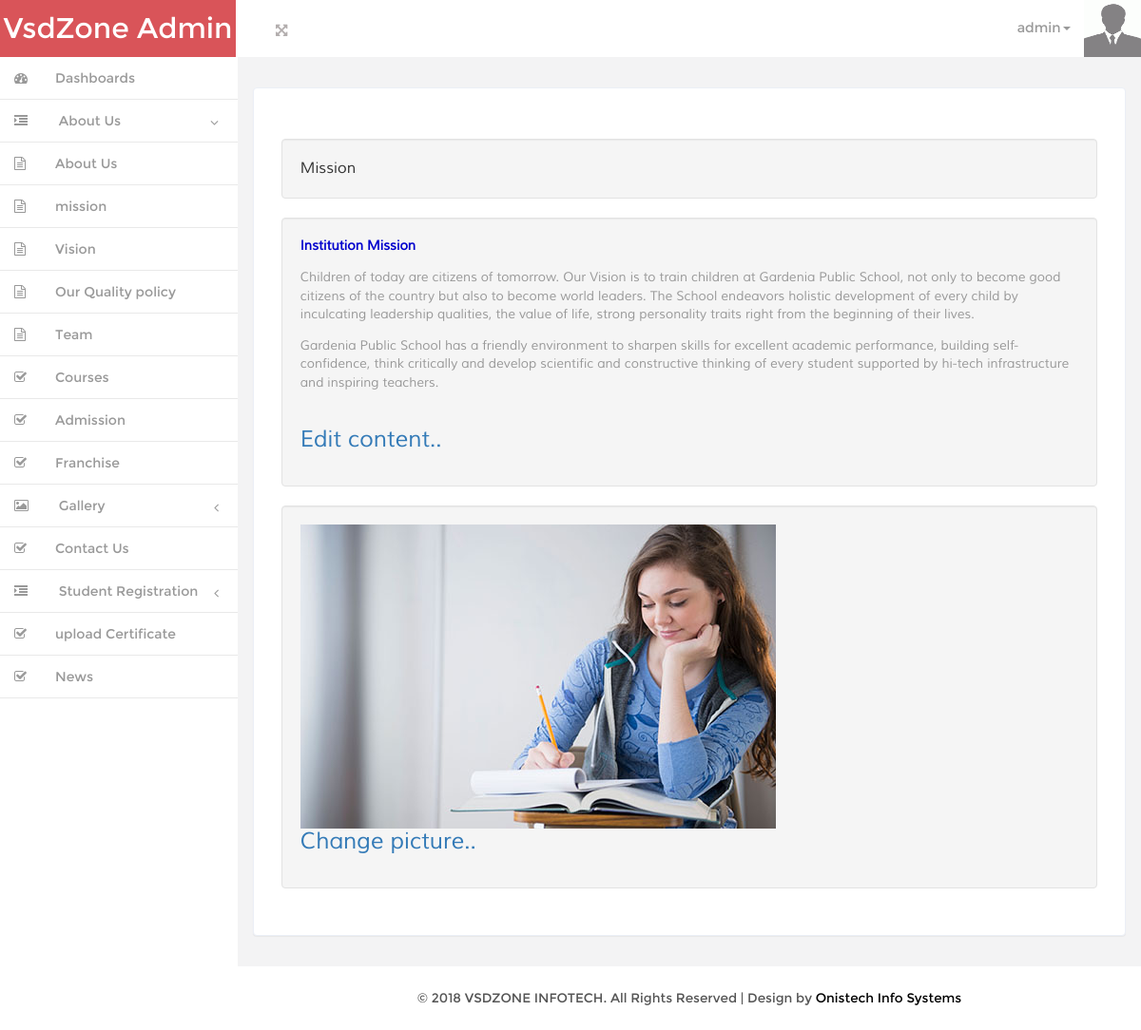
/theme/wpanel/mission.php (signed in), run on the app's committed database.
### tables this page shows
CREATE TABLE `view` (
  `view_id` int(11) NOT NULL,
  `menu_id` int(11) NOT NULL,
  `view_name` varchar(100) NOT NULL,
  `view_image` text NOT NULL,
  `view_description` text NOT NULL,
  `time` datetime NOT NULL
);

### theme/wpanel/mission.php (the view, shortened to what this page needs)
<?php
if(isset($_SESSION["email"])!=''){
include 'layout.php';
head();
sidebar();
$q="SELECT * FROM `view` WHERE `view_id`='2'";
$run=mysql_query($q);
while($row=mysql_fetch_assoc($run)){
	$id=$row['view_id'];
	$view_name=$row['view_name'];
	$view_description=$row['view_description'];
	$view_image=$row['view_image'];
?>
<div class="grid_3 grid_5">
     <div class="but_list">
       <div class="well">
        <?php echo "$view_name"; ?>
       </div>
       <div class="well">
       <?php echo "$view_description"; ?>
       </br><h3><a href="edit_about.php?id=<?php echo $id;?>"  >Edit content..</a></h3>
       </div>
       <div class="well">
       <img src="viewpic\<?php echo "$view_image"; ?>" />
       </br><h3><a href="edit_picture.php?id=<?php echo $id;?>"  >Change picture..</a></h3>
       </div>
  </div>
</div>
<?php
footer();
}
}else {
	header('location:signin.php');
}
?>

### theme/wpanel/layout.php (shortened to what this page needs)
<?php
function head(){
?><!DOCTYPE HTML>
<html>
<head>
<link href="css/bootstrap.min.css" rel='stylesheet' type='text/css' />
<link href="css/style.css" rel='stylesheet' type='text/css' />
<link href="css/font-awesome.css" rel="stylesheet">
<link href="css/custom.css" rel="stylesheet">
</head>
<body >
<div id="wrapper">
        <nav class="navbar-default navbar-static-top" role="navigation">
             <div class="navbar-header">
               <h1> <a class="navbar-brand" href="index.php">VsdZone Admin</a></h1>
			   </div>
			 <div class=" border-bottom">
        	<div class="full-left">
        	  <section class="full-top">
				<button id="toggle"><i class="fa fa-arrows-alt"></i></button>
			</section>
            <div class="clearfix"> </div>
           </div>
		    <div class="drop-men" >
		        <ul class=" nav_1">
					<li class="dropdown">
		              <a href="#" class="dropdown-toggle dropdown-at" data-toggle="dropdown"><span class=" name-caret"><?php echo $_SESSION["email"];?><i class="caret"></i></span><img src="images/wo.jpg" width="60" height="60"></a>
		            </li>
		        </ul>
		     </div>
<?php
}
function sidebar(){
?>
<div class="clearfix">
     </div>
		    <div class="navbar-default sidebar" role="navigation">
                <div class="sidebar-nav navbar-collapse">
                <ul class="nav" id="side-menu">
                    <li>
                        <a href="index.php" class=" hvr-bounce-to-right"><i class="fa fa-dashboard nav_icon "></i><span class="nav-label">Dashboards</span> </a>
                    </li>
                        <li>
                        <a href="#" class=" hvr-bounce-to-right"><i class="fa fa-indent nav_icon"></i> <span class="nav-label">About Us</span><span class="fa arrow"></span></a>
                        <ul class="nav nav-second-level">
                            <li><a href="aboutus.php" class="hvr-bounce-to-right"><i class="fa fa-file-text-o nav_icon"></i>About Us</a></li>
                            <li><a href="mission.php" class=" hvr-bounce-to-right"><i class="fa fa-file-text-o nav_icon"></i>mission</a></li>
                            <li><a href="vision.php" class="hvr-bounce-to-right"><i class="fa fa-file-text-o nav_icon"></i>Vision</a></li>
                            <li><a href="policy.php" class=" hvr-bounce-to-right"><i class="fa fa-file-text-o nav_icon"></i>Our Quality policy</a></li>
                            <li><a href="team.php" class="hvr-bounce-to-right"><i class="fa fa-file-text-o nav_icon"></i>Team</a></li>
					   </ul>
                    </li>
                    <ul class="nav nav-second-level">
                            <li><a href="courses.php" class=" hvr-bounce-to-right"><i class="fa fa-check-square-o nav_icon"></i>Courses</a></li>
                        </ul>
                        <ul class="nav nav-second-level">
                            <li><a href="admission_content.php" class=" hvr-bounce-to-right"><i class="fa fa-check-square-o nav_icon"></i>Admission </a></li>
                        </ul>
                        <ul class="nav nav-second-level">
                            <li><a href="franchise.php" class=" hvr-bounce-to-right"><i class="fa fa-check-square-o nav_icon"></i>Franchise</a></li>
                        </ul>
                    <li>
                        <a href="#" class=" hvr-bounce-to-right"><i class="fa fa-picture-o nav_icon"></i> <span class="nav-label">Gallery</span><span class="fa arrow"></span> </a>
                    </li>
                    <ul class="nav nav-second-level">
                            <li><a href="contactus.php" class=" hvr-bounce-to-right"><i class="fa fa-check-square-o nav_icon"></i>Contact Us</a></li>
                        </ul>
                        <li>
                        <a href="#" class=" hvr-bounce-to-right"><i class="fa fa-indent nav_icon"></i> <span class="nav-label">Student Registration</span><span class="fa arrow"></span></a>
                    </li>
                        <ul class="nav nav-second-level">
                            <li><a href="certificate.php" class=" hvr-bounce-to-right"><i class="fa fa-check-square-o nav_icon"></i>upload Certificate</a></li>
                        </ul>
                        <ul class="nav nav-second-level">
                            <li><a href="news.php" class=" hvr-bounce-to-right"><i class="fa fa-check-square-o nav_icon"></i>News</a></li>
                        </ul>
                </ul>
            </div>
			</div>
        </nav>
        <div id="page-wrapper" class="gray-bg dashbard-1">
       <div class="content-main">
 	<div class="blank">
<?php
}
function footer(){
?>
	       </div>
<div class="copy">
            <p> &copy; 2018 VSDZONE INFOTECH. All Rights Reserved | Design by <a href="http:www.onistech.com" target="_blank">Onistech Info Systems</a> </p>	    </div>
		</div>
		</div>
       </div>
</body>
</html>
<?php
}
?>

### theme/wpanel/css/style.css (style rules this page uses)
h4, h5, h6, h1, h2, h3 { margin: 0; }
ul, ol { margin: 0;padding: 0; }
p { margin: 0; }
html, body { font-family:'Montserrat-Regular'; font-size: 100%; background:#F3F3F4; overflow-x: hidden; }
body a { transition:0.5s all; -webkit-transition:0.5s all; -moz-transition:0.5s all; -o-transition:0.5s all; -ms-transition:0.5s all; }
div#wrapper { background-color: #fff; }
.but_list, .tab-content { margin:1.5em 0 0 0; }
.navbar-default.sidebar { background-color: #fff; }
h1 a.navbar-brand { color: #fff !important; font-size: 30px; font-weight: 500; padding: 20px 0px; background: #f1b458; text-align: center; width:248px; height: 60px; }
i.nav_icon { color: #fff; margin-right:6px; }
.sidebar ul li a { color: #999; font-size:14px; }
.hvr-bounce-to-right { display: inline-block; vertical-align: middle; -webkit-transform: translateZ(0); transform: translateZ(0); box-shadow: 0 0 1px rgba(0, 0, 0, 0); -webkit-backface-visibility: hidden; backface-visibility: hidden; -moz-osx-font-smoothing: grayscale; position: relative; -webkit-transition-property: color; transition-property: color; -webkit-transition-duration: 0.5s; transition-duration: 0.5s; }
.hvr-bounce-to-right:before { content: ""; position: absolute; z-index: -1; top: 0; left: 0; right: 80%; bottom: 0; background:#7f8c8d; -webkit-transform: scaleX(0); transform: scaleX(0); -webkit-transform-origin: 0 50%; transform-origin: 0 50%; -webkit-transition-property: transform; transition-property: transform; -webkit-transition-duration: 0.5s; transition-duration: 0.5s; -webkit-transition-timing-function: ease-out; transition-timing-function: ease-out; }
.nav > li > a { color: #999; font-weight:500; padding: 0px 20px 0px 0px; font-size: 0.85em; border-bottom: 1px solid #E9E9E9; }
.nav > li > a i { margin-right: 14px; }
i.nav_icon { color: #999; padding: 15px; width: 44px; height: 44px; }
span.fa.arrow { margin-top: 17px; }
@media (min-width: 768px) { #page-wrapper { position: inherit; margin: 0 0 0 240px; min-height: 1000px; } }
a.dropdown-toggle.dropdown-at { border-bottom: none; }
.content-main { background-color: #F3F3F4; padding-top: 1em; }
.full-top { float:left; }
.border-bottom { background-color: #fff; }
.full-left { float: left; width: 40%; margin-left: 3%; margin-top: 1.3em; }
.full-left button { background: none; border: none; outline: none; color: #B3AEAE; font-size: 0.9em; }
.drop-men { float: right; }
.dropdown-at { padding: 0 !important; position: relative; color: #999; font-size: 0.9em; text-decoration: none ; }
.dropdown-at img { margin: 0 0em 0 1em; }
.dropdown, .dropup { display: inline-block; padding:0; }
.blank { padding: 1em; min-height: 650px; }
.grid_3 { background-color: #fff; padding: 1.8em; margin-bottom: 1em; border: 1px solid #ebeff6; border-radius: 4px; -webkit-border-radius: 4px; -o-border-radius: 4px; -moz-border-radius: 4px; -ms-border-radius: 4px; -webkit-box-shadow: 0 1px 1px rgba(0,0,0,.05); box-shadow: 0 1px 1px rgba(0,0,0,.05); }
.grid_3 p { color: #999; font-size: 0.85em; margin-bottom: 1em; font-family: 'Muli-Regular'; }
.but_list h1,.but_list h2,.but_list h3,.but_list h4,.but_list h5,.but_list h6 { margin-bottom: 0.7em; }
.well { font-family: 'Muli-Regular'; }
.copy { background:#fff; text-align:center; padding:1.5em 0; }
.copy p, .copy-right p { font-size:0.85em; color:#555; }
.copy p a, .copy-right p a { color:#000; }

### theme/wpanel/css/custom.css (style rules this page uses)
#wrapper { width: 100%; }
#page-wrapper { min-height: 568px; }
@media (min-width:768px) { #page-wrapper { position: inherit; margin: 0 0 0 250px; } }
.sidebar .sidebar-nav.navbar-collapse { padding-right: 0; padding-left: 0; }
.sidebar .arrow { float: right; }
.sidebar .fa.arrow:before { content: "\f104"; }
.sidebar .active>a>.fa.arrow:before { content: "\f107"; }
.sidebar .nav-second-level li, .sidebar .nav-third-level li { border-bottom: 0!important; }
@media (min-width:768px) { .sidebar { z-index: 1; position: absolute; width: 250px; } }

### data on the page
view: view_name "Mission", view_description "Institution Mission Children of today are citizens of tomorrow. Our Vision is to train children at Gardenia Public School, not only to become good citizens of the country but also to become world leaders. The School endeavors holistic development of every child by inculcating leadership qualities, the value of life, strong personality traits right from the beginning of their lives. Gardenia Public School has a friendly environment to sharpen skills for excellent academic performance, building self-confidence, think critically and develop scientific and constructive thinking of every student supported by hi-tech infrastructure and inspiring teachers.", view_image (picture)

### other printed values
$_SESSION["email"] "admin"
